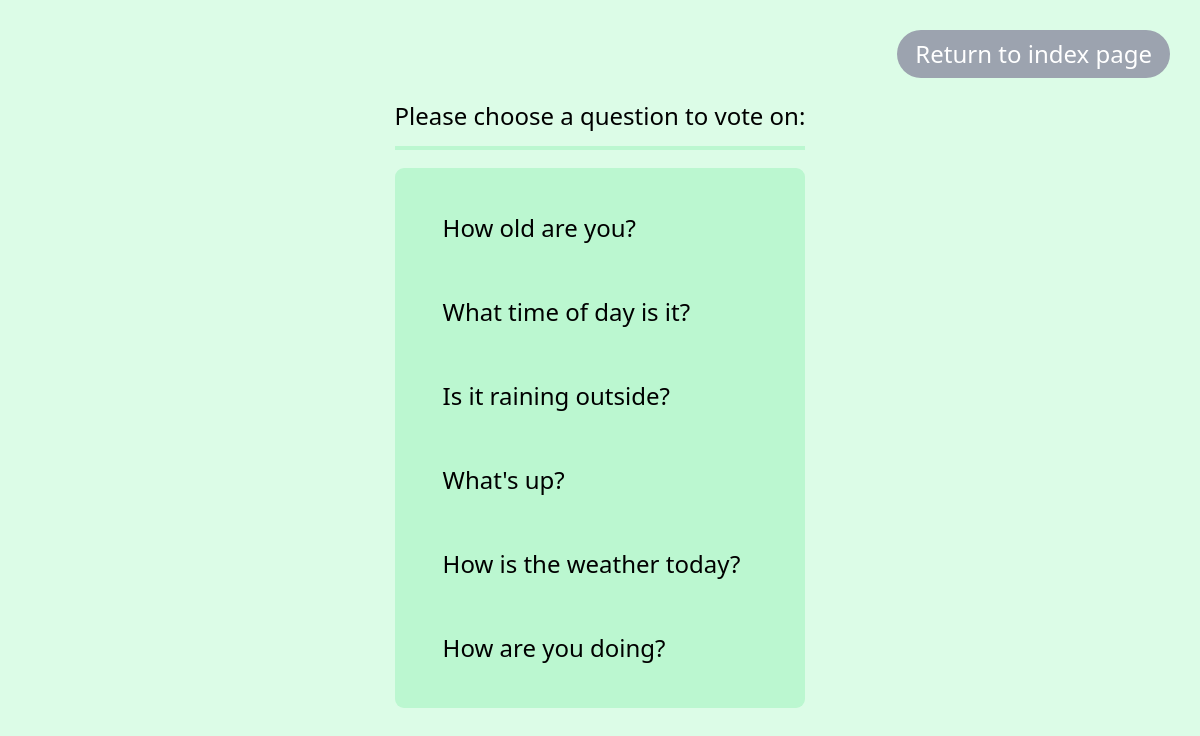
Screenshot of /polls/ with the database file from the repository.
### polls/models.py (models this page shows, shortened)
class Question(models.Model):
    question_text = models.CharField(max_length=200)
    pub_date = models.DateTimeField("date published")

### polls/views.py (the view)
# urls.py: path("", views.IndexView.as_view(), name="index"),
class IndexView(generic.ListView):
    template_name = "polls/index.html"
    context_object_name = "latest_question_list"
    def get_queryset(self):
        return Question.objects.filter(pub_date__lte=timezone.now()).order_by("-pub_date")[:6]

### polls/templates/polls/index.html
{% extends 'welcome/base.html' %}
{% load static %}
{% block content %}
<body class="bg-green-100 h-screen flex justify-center">
{% include 'polls/partials/return_to_index.html' %}
    <div class="flex flex-col justify-center">
        <h1 class="border-b-4 pb-1 border-green-200">Please choose a question to vote on:</h1>
    {% if latest_question_list %}
        <ul class="bg-green-200 px-3 py-3 mt-3 rounded-md">
        {% for question in latest_question_list %}
            <li class="">
                <a href="{% url 'polls:detail' question.id %}" class="hover:bg-green-300 px-5 py-3 rounded-md block">
                {{ question.question_text }}
                </a>
            </li>
        {% endfor %}
        </ul>
    {% else %}
        <p>No polls are available.</p>
    {% endif %}
    </div>
</body>
{% endblock content %}

### rows the page displays
Question: question_text "How old are you?"
Question: question_text "What time of day is it?"
Question: question_text "Is it raining outside?"
Question: question_text "What's up?"
Question: question_text "How is the weather today?"
Question: question_text "How are you doing?"
